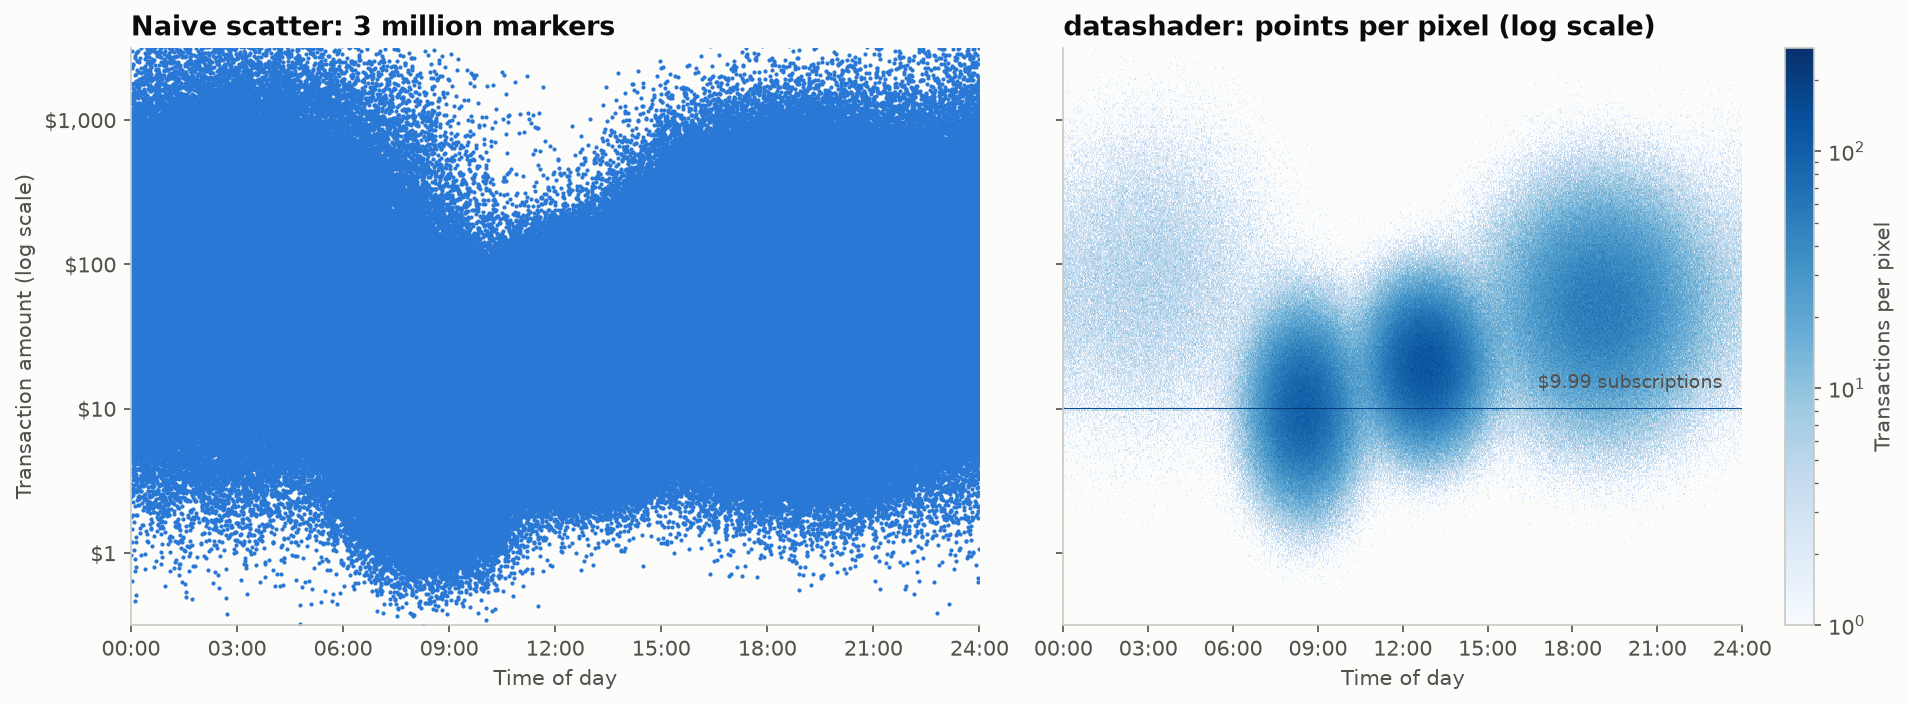

Reproduce this figure in Python.
"""
Million-Point Scatter (datashader)  -  family: Interactive, animated & big data

DESIGN PURPOSE
Renders millions of points by binning them into a pixel grid and coloring each
pixel by how many points fall in it, instead of drawing each marker. The
result shows the true density structure (clusters, ridges, gaps) that an
ordinary scatter plot hides under a solid blob of ink.

WHEN TO USE
  - Plot hundreds of thousands to billions of points (trades, transactions,
    sensor readings, logs)
  - Reveal structure in dense regions where markers overlap completely
  - Keep rendering fast and file sizes small whatever the data size

AVOID WHEN
  - There are only a few thousand points (an ordinary scatter, with
    transparency, works)
  - Individual points must stay identifiable or hoverable (use WebGL scatter)
  - The audience will misread density color as a third measure; label the
    scale as a count

ALTERNATIVES
  - Hexbin plot (moderate sizes, built into matplotlib)
  - 2D density contour
  - WebGL scatter (interactive, up to ~1M points)

EXAMPLE
Three million simulated card transactions: time of day vs. transaction amount
(log scale), with morning, lunch and evening peaks plus a band of fixed-price
subscription charges.

Run:  python datashader_scatter.py
"""
import sys
from pathlib import Path

import numpy as np
import pandas as pd
import matplotlib.pyplot as plt

# Library style: categorical colors in fixed order, recessive axes, hairline grid.
PALETTE = ["#2a78d6", "#eb6834", "#1baf7a", "#eda100",
           "#e87ba4", "#008300", "#6250d6", "#e34948"]
SEQ_CMAP = "Blues"      # sequential: one hue, light -> dark
DIV_CMAP = "RdBu_r"     # diverging: two opposite hues, neutral midpoint
GRAY = "#b8b7b1"        # de-emphasised marks
plt.rcParams.update({
    "figure.figsize": (8, 4.8), "figure.dpi": 110, "figure.facecolor": "#fcfcfb",
    "axes.facecolor": "#fcfcfb", "axes.edgecolor": "#c9c8c3", "axes.linewidth": 0.8,
    "axes.spines.top": False, "axes.spines.right": False,
    "axes.grid": True, "grid.color": "#e6e5e1", "grid.linewidth": 0.6, "axes.axisbelow": True,
    "axes.prop_cycle": plt.cycler(color=PALETTE),
    "axes.titlesize": 13, "axes.titleweight": "bold", "axes.titlelocation": "left",
    "axes.labelcolor": "#52514e", "xtick.color": "#52514e", "ytick.color": "#52514e",
    "text.color": "#0b0b0b", "font.size": 10, "lines.linewidth": 2,
    "legend.frameon": False,
})

import datashader as ds
from matplotlib.colors import LogNorm

# --- Example data ------------------------------------------------------------
rng = np.random.default_rng(5)
n = 3_000_000
parts = []
for share, hour_mu, hour_sd, amt_mu, amt_sd in [(0.25, 8.5, 1.0, 1.0, 0.35),    # morning coffee & commute
                                                 (0.30, 12.8, 1.1, 1.3, 0.30),   # lunch
                                                 (0.35, 19.0, 2.0, 1.7, 0.45),   # evening shopping
                                                 (0.06, 3.0, 2.5, 1.9, 0.60)]:   # overnight online
    k = int(n * share)
    parts.append(pd.DataFrame({"hour": rng.normal(hour_mu, hour_sd, k) % 24,
                               "log_amount": rng.normal(amt_mu, amt_sd, k)}))
k = n - sum(len(p) for p in parts)          # subscriptions: fixed $9.99, any hour
parts.append(pd.DataFrame({"hour": rng.uniform(0, 24, k), "log_amount": np.log10(9.99) + rng.normal(0, 0.002, k)}))
df = pd.concat(parts, ignore_index=True).astype("float32")
print(f"{len(df):,} transactions")
df.describe().round(2)

# --- Plot --------------------------------------------------------------------
x_range, y_range = (0, 24), (-0.5, 3.5)
canvas = ds.Canvas(plot_width=800, plot_height=420, x_range=x_range, y_range=y_range)
counts = canvas.points(df, "hour", "log_amount", agg=ds.count()).values.astype(float)
counts[counts == 0] = np.nan

fig, (ax1, ax2) = plt.subplots(1, 2, figsize=(13, 4.8), sharey=True)
ax1.scatter(df["hour"].values, df["log_amount"].values, s=1, color=PALETTE[0], rasterized=True)
ax1.set_title(f"Naive scatter: {len(df) / 1e6:.0f} million markers")
im = ax2.imshow(counts, origin="lower", extent=[*x_range, *y_range], aspect="auto",
                cmap=SEQ_CMAP, norm=LogNorm(vmin=1, vmax=np.nanmax(counts)), interpolation="nearest")
ax2.set_title("datashader: points per pixel (log scale)")
fig.colorbar(im, ax=ax2, label="Transactions per pixel")
for ax in (ax1, ax2):
    ax.set_xlim(*x_range)
    ax.set_xticks(range(0, 25, 3), [f"{h:02d}:00" for h in range(0, 25, 3)])
    ax.set_xlabel("Time of day")
    ax.grid(False)
ax1.set_ylim(*y_range)
ax1.set_yticks(range(0, 4), ["$1", "$10", "$100", "$1,000"])
ax1.set_ylabel("Transaction amount (log scale)")
ax2.annotate("$9.99 subscriptions", (23.6, np.log10(9.99)), xytext=(-4, 10), textcoords="offset points",
             ha="right", fontsize=9, color="#52514e")
fig.tight_layout()

# --- Save / show -------------------------------------------------------------
out = Path(__file__).with_name(Path(__file__).stem + ".png")
fig.savefig(out, dpi=150, bbox_inches="tight")
print(f"saved {out}")
if "--no-show" not in sys.argv:
    plt.show()
